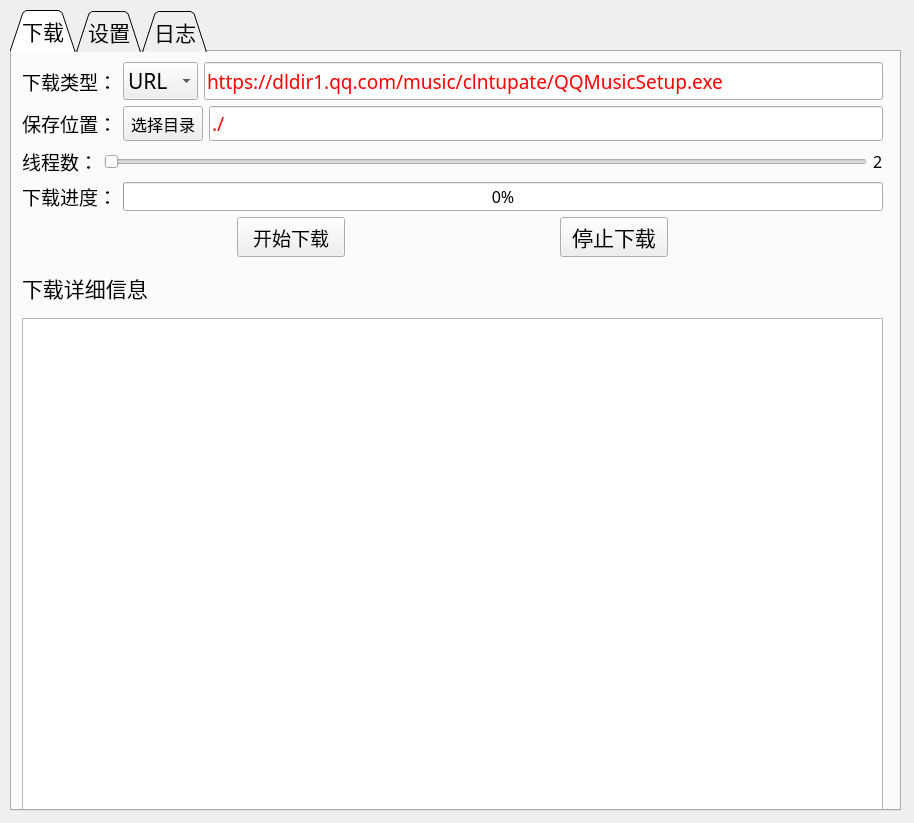
<?xml version="1.0" encoding="UTF-8"?>
<ui version="4.0">
 <class>MainWindow</class>
 <widget class="QMainWindow" name="MainWindow">
  <property name="geometry">
   <rect>
    <x>0</x>
    <y>0</y>
    <width>914</width>
    <height>823</height>
   </rect>
  </property>
  <property name="sizePolicy">
   <sizepolicy hsizetype="Expanding" vsizetype="Expanding">
    <horstretch>0</horstretch>
    <verstretch>0</verstretch>
   </sizepolicy>
  </property>
  <property name="windowTitle">
   <string>多线程IDM</string>
  </property>
  <widget class="QWidget" name="centralwidget">
   <property name="sizePolicy">
    <sizepolicy hsizetype="Expanding" vsizetype="Expanding">
     <horstretch>0</horstretch>
     <verstretch>0</verstretch>
    </sizepolicy>
   </property>
   <widget class="QWidget" name="verticalLayoutWidget">
    <property name="geometry">
     <rect>
      <x>10</x>
      <y>10</y>
      <width>891</width>
      <height>801</height>
     </rect>
    </property>
    <layout class="QVBoxLayout" name="verticalLayout_2" stretch="0">
     <item>
      <widget class="QTabWidget" name="tabWidget">
       <property name="font">
        <font>
         <family>宋体</family>
         <pointsize>16</pointsize>
        </font>
       </property>
       <property name="cursor">
        <cursorShape>ArrowCursor</cursorShape>
       </property>
       <property name="mouseTracking">
        <bool>false</bool>
       </property>
       <property name="layoutDirection">
        <enum>Qt::LeftToRight</enum>
       </property>
       <property name="tabPosition">
        <enum>QTabWidget::North</enum>
       </property>
       <property name="tabShape">
        <enum>QTabWidget::Triangular</enum>
       </property>
       <property name="currentIndex">
        <number>0</number>
       </property>
       <property name="iconSize">
        <size>
         <width>20</width>
         <height>20</height>
        </size>
       </property>
       <property name="elideMode">
        <enum>Qt::ElideLeft</enum>
       </property>
       <property name="movable">
        <bool>true</bool>
       </property>
       <property name="tabBarAutoHide">
        <bool>false</bool>
       </property>
       <widget class="QWidget" name="tab">
        <attribute name="icon">
         <iconset>
          <normaloff>C:/Users/.designer/backup/下载.jpg</normaloff>C:/Users/.designer/backup/下载.jpg</iconset>
        </attribute>
        <attribute name="title">
         <string>下载</string>
        </attribute>
        <widget class="QWidget" name="layoutWidget">
         <property name="geometry">
          <rect>
           <x>10</x>
           <y>10</y>
           <width>861</width>
           <height>751</height>
          </rect>
         </property>
         <layout class="QVBoxLayout" name="verticalLayout_3" stretch="1,0,0,0">
          <item>
           <layout class="QVBoxLayout" name="verticalLayout" stretch="0,1,1,1">
            <item>
             <layout class="QHBoxLayout" name="horizontalLayout_4" stretch="1,1,9">
              <item>
               <layout class="QHBoxLayout" name="horizontalLayout_5">
                <item>
                 <widget class="QLabel" name="label">
                  <property name="sizePolicy">
                   <sizepolicy hsizetype="Expanding" vsizetype="Expanding">
                    <horstretch>1</horstretch>
                    <verstretch>1</verstretch>
                   </sizepolicy>
                  </property>
                  <property name="font">
                   <font>
                    <family>宋体</family>
                    <pointsize>14</pointsize>
                   </font>
                  </property>
                  <property name="text">
                   <string>下载类型：</string>
                  </property>
                 </widget>
                </item>
               </layout>
              </item>
              <item>
               <widget class="QComboBox" name="DownloadType">
                <property name="sizePolicy">
                 <sizepolicy hsizetype="Expanding" vsizetype="Expanding">
                  <horstretch>1</horstretch>
                  <verstretch>1</verstretch>
                 </sizepolicy>
                </property>
                <property name="currentText">
                 <string>URL</string>
                </property>
                <item>
                 <property name="text">
                  <string>URL</string>
                 </property>
                </item>
                <item>
                 <property name="text">
                  <string>BVid</string>
                 </property>
                </item>
               </widget>
              </item>
              <item>
               <widget class="QLineEdit" name="URLlineEdit">
                <property name="sizePolicy">
                 <sizepolicy hsizetype="Expanding" vsizetype="Expanding">
                  <horstretch>5</horstretch>
                  <verstretch>1</verstretch>
                 </sizepolicy>
                </property>
                <property name="minimumSize">
                 <size>
                  <width>0</width>
                  <height>0</height>
                 </size>
                </property>
                <property name="palette">
                 <palette>
                  <active>
                   <colorrole role="Text">
                    <brush brushstyle="SolidPattern">
                     <color alpha="255">
                      <red>255</red>
                      <green>0</green>
                      <blue>0</blue>
                     </color>
                    </brush>
                   </colorrole>
                   <colorrole role="PlaceholderText">
                    <brush brushstyle="SolidPattern">
                     <color alpha="128">
                      <red>255</red>
                      <green>0</green>
                      <blue>0</blue>
                     </color>
                    </brush>
                   </colorrole>
                  </active>
                  <inactive>
                   <colorrole role="Text">
                    <brush brushstyle="SolidPattern">
                     <color alpha="255">
                      <red>255</red>
                      <green>0</green>
                      <blue>0</blue>
                     </color>
                    </brush>
                   </colorrole>
                   <colorrole role="PlaceholderText">
                    <brush brushstyle="SolidPattern">
                     <color alpha="128">
                      <red>255</red>
                      <green>0</green>
                      <blue>0</blue>
                     </color>
                    </brush>
                   </colorrole>
                  </inactive>
                  <disabled>
                   <colorrole role="Text">
                    <brush brushstyle="SolidPattern">
                     <color alpha="255">
                      <red>120</red>
                      <green>120</green>
                      <blue>120</blue>
                     </color>
                    </brush>
                   </colorrole>
                   <colorrole role="PlaceholderText">
                    <brush brushstyle="SolidPattern">
                     <color alpha="128">
                      <red>0</red>
                      <green>0</green>
                      <blue>0</blue>
                     </color>
                    </brush>
                   </colorrole>
                  </disabled>
                 </palette>
                </property>
                <property name="font">
                 <font>
                  <family>宋体</family>
                  <pointsize>14</pointsize>
                 </font>
                </property>
                <property name="text">
                 <string>https://dldir1.qq.com/music/clntupate/QQMusicSetup.exe</string>
                </property>
               </widget>
              </item>
             </layout>
            </item>
            <item>
             <layout class="QHBoxLayout" name="horizontalLayout_7" stretch="2,8">
              <item>
               <layout class="QHBoxLayout" name="horizontalLayout_10" stretch="1,1">
                <item>
                 <widget class="QLabel" name="label_5">
                  <property name="enabled">
                   <bool>true</bool>
                  </property>
                  <property name="sizePolicy">
                   <sizepolicy hsizetype="Expanding" vsizetype="Expanding">
                    <horstretch>1</horstretch>
                    <verstretch>1</verstretch>
                   </sizepolicy>
                  </property>
                  <property name="font">
                   <font>
                    <family>宋体</family>
                    <pointsize>14</pointsize>
                   </font>
                  </property>
                  <property name="text">
                   <string>保存位置：</string>
                  </property>
                 </widget>
                </item>
                <item>
                 <widget class="QPushButton" name="chooseLocation">
                  <property name="sizePolicy">
                   <sizepolicy hsizetype="Expanding" vsizetype="Expanding">
                    <horstretch>1</horstretch>
                    <verstretch>1</verstretch>
                   </sizepolicy>
                  </property>
                  <property name="minimumSize">
                   <size>
                    <width>0</width>
                    <height>0</height>
                   </size>
                  </property>
                  <property name="font">
                   <font>
                    <family>宋体</family>
                    <pointsize>12</pointsize>
                   </font>
                  </property>
                  <property name="text">
                   <string>选择目录</string>
                  </property>
                 </widget>
                </item>
               </layout>
              </item>
              <item>
               <widget class="QLineEdit" name="lineEdit">
                <property name="sizePolicy">
                 <sizepolicy hsizetype="Expanding" vsizetype="Expanding">
                  <horstretch>5</horstretch>
                  <verstretch>1</verstretch>
                 </sizepolicy>
                </property>
                <property name="minimumSize">
                 <size>
                  <width>0</width>
                  <height>0</height>
                 </size>
                </property>
                <property name="palette">
                 <palette>
                  <active>
                   <colorrole role="Text">
                    <brush brushstyle="SolidPattern">
                     <color alpha="255">
                      <red>255</red>
                      <green>0</green>
                      <blue>0</blue>
                     </color>
                    </brush>
                   </colorrole>
                   <colorrole role="PlaceholderText">
                    <brush brushstyle="SolidPattern">
                     <color alpha="128">
                      <red>255</red>
                      <green>0</green>
                      <blue>0</blue>
                     </color>
                    </brush>
                   </colorrole>
                  </active>
                  <inactive>
                   <colorrole role="Text">
                    <brush brushstyle="SolidPattern">
                     <color alpha="255">
                      <red>255</red>
                      <green>0</green>
                      <blue>0</blue>
                     </color>
                    </brush>
                   </colorrole>
                   <colorrole role="PlaceholderText">
                    <brush brushstyle="SolidPattern">
                     <color alpha="128">
                      <red>255</red>
                      <green>0</green>
                      <blue>0</blue>
                     </color>
                    </brush>
                   </colorrole>
                  </inactive>
                  <disabled>
                   <colorrole role="Text">
                    <brush brushstyle="SolidPattern">
                     <color alpha="255">
                      <red>120</red>
                      <green>120</green>
                      <blue>120</blue>
                     </color>
                    </brush>
                   </colorrole>
                   <colorrole role="PlaceholderText">
                    <brush brushstyle="SolidPattern">
                     <color alpha="128">
                      <red>0</red>
                      <green>0</green>
                      <blue>0</blue>
                     </color>
                    </brush>
                   </colorrole>
                  </disabled>
                 </palette>
                </property>
                <property name="font">
                 <font>
                  <family>宋体</family>
                  <pointsize>14</pointsize>
                 </font>
                </property>
                <property name="text">
                 <string>./</string>
                </property>
               </widget>
              </item>
             </layout>
            </item>
            <item>
             <layout class="QHBoxLayout" name="horizontalLayout_8">
              <item>
               <widget class="QLabel" name="label_2">
                <property name="sizePolicy">
                 <sizepolicy hsizetype="Expanding" vsizetype="Preferred">
                  <horstretch>0</horstretch>
                  <verstretch>0</verstretch>
                 </sizepolicy>
                </property>
                <property name="font">
                 <font>
                  <family>宋体</family>
                  <pointsize>14</pointsize>
                 </font>
                </property>
                <property name="text">
                 <string>线程数：</string>
                </property>
               </widget>
              </item>
              <item>
               <widget class="QSlider" name="horizontalSlider">
                <property name="sizePolicy">
                 <sizepolicy hsizetype="Expanding" vsizetype="Expanding">
                  <horstretch>10</horstretch>
                  <verstretch>1</verstretch>
                 </sizepolicy>
                </property>
                <property name="minimum">
                 <number>2</number>
                </property>
                <property name="maximum">
                 <number>16</number>
                </property>
                <property name="orientation">
                 <enum>Qt::Horizontal</enum>
                </property>
               </widget>
              </item>
              <item>
               <widget class="QLabel" name="label_7">
                <property name="sizePolicy">
                 <sizepolicy hsizetype="Expanding" vsizetype="Expanding">
                  <horstretch>0</horstretch>
                  <verstretch>1</verstretch>
                 </sizepolicy>
                </property>
                <property name="font">
                 <font>
                  <family>宋体</family>
                  <pointsize>12</pointsize>
                 </font>
                </property>
                <property name="text">
                 <string>2</string>
                </property>
               </widget>
              </item>
             </layout>
            </item>
            <item>
             <layout class="QHBoxLayout" name="horizontalLayout_9">
              <item>
               <widget class="QLabel" name="label_3">
                <property name="sizePolicy">
                 <sizepolicy hsizetype="Expanding" vsizetype="Preferred">
                  <horstretch>1</horstretch>
                  <verstretch>0</verstretch>
                 </sizepolicy>
                </property>
                <property name="font">
                 <font>
                  <family>宋体</family>
                  <pointsize>14</pointsize>
                 </font>
                </property>
                <property name="text">
                 <string>下载进度：</string>
                </property>
               </widget>
              </item>
              <item>
               <widget class="QProgressBar" name="MainprogressBar">
                <property name="sizePolicy">
                 <sizepolicy hsizetype="Expanding" vsizetype="Expanding">
                  <horstretch>10</horstretch>
                  <verstretch>0</verstretch>
                 </sizepolicy>
                </property>
                <property name="minimumSize">
                 <size>
                  <width>0</width>
                  <height>0</height>
                 </size>
                </property>
                <property name="font">
                 <font>
                  <family>宋体</family>
                  <pointsize>12</pointsize>
                 </font>
                </property>
                <property name="value">
                 <number>0</number>
                </property>
               </widget>
              </item>
             </layout>
            </item>
           </layout>
          </item>
          <item>
           <layout class="QHBoxLayout" name="horizontalLayout" stretch="2,1,2,1,2">
            <property name="spacing">
             <number>0</number>
            </property>
            <item>
             <spacer name="horizontalSpacer">
              <property name="orientation">
               <enum>Qt::Vertical</enum>
              </property>
              <property name="sizeHint" stdset="0">
               <size>
                <width>20</width>
                <height>40</height>
               </size>
              </property>
             </spacer>
            </item>
            <item>
             <widget class="QPushButton" name="startButton">
              <property name="sizePolicy">
               <sizepolicy hsizetype="Expanding" vsizetype="Expanding">
                <horstretch>5</horstretch>
                <verstretch>1</verstretch>
               </sizepolicy>
              </property>
              <property name="minimumSize">
               <size>
                <width>10</width>
                <height>0</height>
               </size>
              </property>
              <property name="font">
               <font>
                <family>宋体</family>
                <pointsize>14</pointsize>
               </font>
              </property>
              <property name="text">
               <string>开始下载</string>
              </property>
             </widget>
            </item>
            <item>
             <spacer name="horizontalSpacer_3">
              <property name="orientation">
               <enum>Qt::Vertical</enum>
              </property>
              <property name="sizeHint" stdset="0">
               <size>
                <width>20</width>
                <height>40</height>
               </size>
              </property>
             </spacer>
            </item>
            <item>
             <widget class="QPushButton" name="stopButton">
              <property name="sizePolicy">
               <sizepolicy hsizetype="Expanding" vsizetype="Expanding">
                <horstretch>0</horstretch>
                <verstretch>0</verstretch>
               </sizepolicy>
              </property>
              <property name="text">
               <string>停止下载</string>
              </property>
             </widget>
            </item>
            <item>
             <spacer name="horizontalSpacer_2">
              <property name="orientation">
               <enum>Qt::Vertical</enum>
              </property>
              <property name="sizeHint" stdset="0">
               <size>
                <width>20</width>
                <height>40</height>
               </size>
              </property>
             </spacer>
            </item>
           </layout>
          </item>
          <item>
           <widget class="QLabel" name="label_6">
            <property name="sizePolicy">
             <sizepolicy hsizetype="Expanding" vsizetype="Expanding">
              <horstretch>1</horstretch>
              <verstretch>1</verstretch>
             </sizepolicy>
            </property>
            <property name="font">
             <font>
              <family>宋体</family>
              <pointsize>16</pointsize>
             </font>
            </property>
            <property name="text">
             <string>下载详细信息</string>
            </property>
           </widget>
          </item>
          <item>
           <widget class="QPlainTextEdit" name="Download_info">
            <property name="sizePolicy">
             <sizepolicy hsizetype="Expanding" vsizetype="Expanding">
              <horstretch>6</horstretch>
              <verstretch>10</verstretch>
             </sizepolicy>
            </property>
            <property name="palette">
             <palette>
              <active>
               <colorrole role="Text">
                <brush brushstyle="SolidPattern">
                 <color alpha="255">
                  <red>200</red>
                  <green>13</green>
                  <blue>13</blue>
                 </color>
                </brush>
               </colorrole>
               <colorrole role="PlaceholderText">
                <brush brushstyle="SolidPattern">
                 <color alpha="128">
                  <red>200</red>
                  <green>13</green>
                  <blue>13</blue>
                 </color>
                </brush>
               </colorrole>
              </active>
              <inactive>
               <colorrole role="Text">
                <brush brushstyle="SolidPattern">
                 <color alpha="255">
                  <red>200</red>
                  <green>13</green>
                  <blue>13</blue>
                 </color>
                </brush>
               </colorrole>
               <colorrole role="PlaceholderText">
                <brush brushstyle="SolidPattern">
                 <color alpha="128">
                  <red>200</red>
                  <green>13</green>
                  <blue>13</blue>
                 </color>
                </brush>
               </colorrole>
              </inactive>
              <disabled>
               <colorrole role="Text">
                <brush brushstyle="SolidPattern">
                 <color alpha="255">
                  <red>120</red>
                  <green>120</green>
                  <blue>120</blue>
                 </color>
                </brush>
               </colorrole>
               <colorrole role="PlaceholderText">
                <brush brushstyle="SolidPattern">
                 <color alpha="128">
                  <red>0</red>
                  <green>0</green>
                  <blue>0</blue>
                 </color>
                </brush>
               </colorrole>
              </disabled>
             </palette>
            </property>
            <property name="font">
             <font>
              <family>Consolas</family>
              <pointsize>16</pointsize>
              <weight>9</weight>
              <italic>false</italic>
              <bold>false</bold>
             </font>
            </property>
            <property name="autoFillBackground">
             <bool>true</bool>
            </property>
            <property name="styleSheet">
             <string notr="true">font: 75 16pt &quot;Consolas&quot;;rgb:(255, 0, 0)</string>
            </property>
            <property name="readOnly">
             <bool>true</bool>
            </property>
            <property name="plainText">
             <string/>
            </property>
           </widget>
          </item>
         </layout>
        </widget>
       </widget>
       <widget class="QWidget" name="tab_2">
        <property name="sizePolicy">
         <sizepolicy hsizetype="Expanding" vsizetype="Expanding">
          <horstretch>0</horstretch>
          <verstretch>0</verstretch>
         </sizepolicy>
        </property>
        <attribute name="icon">
         <iconset>
          <normaloff>C:/Users/.designer/backup/设置.jpg</normaloff>C:/Users/.designer/backup/设置.jpg</iconset>
        </attribute>
        <attribute name="title">
         <string>设置</string>
        </attribute>
        <widget class="QLabel" name="label_4">
         <property name="geometry">
          <rect>
           <x>60</x>
           <y>70</y>
           <width>181</width>
           <height>31</height>
          </rect>
         </property>
         <property name="font">
          <font>
           <family>宋体</family>
           <pointsize>14</pointsize>
          </font>
         </property>
         <property name="text">
          <string>文件下载目录：</string>
         </property>
        </widget>
        <widget class="QLineEdit" name="lineEdit_2">
         <property name="geometry">
          <rect>
           <x>210</x>
           <y>70</y>
           <width>331</width>
           <height>31</height>
          </rect>
         </property>
         <property name="font">
          <font>
           <family>宋体</family>
           <pointsize>10</pointsize>
          </font>
         </property>
         <property name="text">
          <string>C:/</string>
         </property>
        </widget>
        <widget class="QPushButton" name="pushButton">
         <property name="geometry">
          <rect>
           <x>540</x>
           <y>70</y>
           <width>41</width>
           <height>31</height>
          </rect>
         </property>
         <property name="font">
          <font>
           <family>宋体</family>
           <pointsize>10</pointsize>
          </font>
         </property>
         <property name="text">
          <string>...</string>
         </property>
        </widget>
        <widget class="QComboBox" name="Limit_Speed">
         <property name="geometry">
          <rect>
           <x>160</x>
           <y>180</y>
           <width>121</width>
           <height>21</height>
          </rect>
         </property>
         <property name="font">
          <font>
           <family>宋体</family>
           <pointsize>12</pointsize>
          </font>
         </property>
         <item>
          <property name="text">
           <string>128 KB/s</string>
          </property>
         </item>
         <item>
          <property name="text">
           <string>256KB/s</string>
          </property>
         </item>
         <item>
          <property name="text">
           <string>512KB/s</string>
          </property>
         </item>
         <item>
          <property name="text">
           <string>1 M/s</string>
          </property>
         </item>
         <item>
          <property name="text">
           <string>2M/s</string>
          </property>
         </item>
         <item>
          <property name="text">
           <string>5M/s</string>
          </property>
         </item>
         <item>
          <property name="text">
           <string>10M/s</string>
          </property>
         </item>
        </widget>
        <widget class="QCheckBox" name="checkBox">
         <property name="geometry">
          <rect>
           <x>40</x>
           <y>30</y>
           <width>171</width>
           <height>21</height>
          </rect>
         </property>
         <property name="font">
          <font>
           <family>宋体</family>
           <pointsize>14</pointsize>
          </font>
         </property>
         <property name="text">
          <string>默认路径下载</string>
         </property>
         <property name="checked">
          <bool>false</bool>
         </property>
        </widget>
        <widget class="QCheckBox" name="checkBox_2">
         <property name="geometry">
          <rect>
           <x>40</x>
           <y>130</y>
           <width>141</width>
           <height>31</height>
          </rect>
         </property>
         <property name="font">
          <font>
           <family>宋体</family>
           <pointsize>14</pointsize>
          </font>
         </property>
         <property name="text">
          <string>不限速下载</string>
         </property>
         <property name="checked">
          <bool>true</bool>
         </property>
        </widget>
        <widget class="QCheckBox" name="checkBox_3">
         <property name="geometry">
          <rect>
           <x>40</x>
           <y>180</y>
           <width>121</width>
           <height>21</height>
          </rect>
         </property>
         <property name="font">
          <font>
           <family>宋体</family>
           <pointsize>14</pointsize>
          </font>
         </property>
         <property name="text">
          <string>限速下载</string>
         </property>
        </widget>
       </widget>
       <widget class="QWidget" name="tab_3">
        <property name="sizePolicy">
         <sizepolicy hsizetype="Expanding" vsizetype="Expanding">
          <horstretch>0</horstretch>
          <verstretch>0</verstretch>
         </sizepolicy>
        </property>
        <attribute name="icon">
         <iconset>
          <normaloff>C:/Users/.designer/backup/日志.jpg</normaloff>C:/Users/.designer/backup/日志.jpg</iconset>
        </attribute>
        <attribute name="title">
         <string>日志</string>
        </attribute>
       </widget>
      </widget>
     </item>
    </layout>
   </widget>
  </widget>
 </widget>
 <resources/>
 <connections>
  <connection>
   <sender>horizontalSlider</sender>
   <signal>sliderMoved(int)</signal>
   <receiver>label_7</receiver>
   <slot>setNum(int)</slot>
   <hints>
    <hint type="sourcelabel">
     <x>446</x>
     <y>127</y>
    </hint>
    <hint type="destinationlabel">
     <x>869</x>
     <y>127</y>
    </hint>
   </hints>
  </connection>
 </connections>
</ui>
